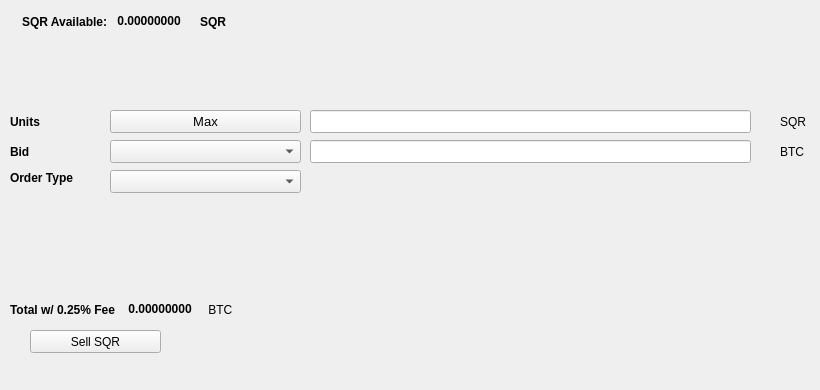
   <widget class="QWidget" name="SellTab">
    <attribute name="title">
     <string>Sell</string>
    </attribute>
    <widget class="QLabel" name="label_16">
     <property name="geometry">
      <rect>
       <x>780</x>
       <y>140</y>
       <width>31</width>
       <height>23</height>
      </rect>
     </property>
     <property name="text">
      <string>BTC</string>
     </property>
    </widget>
    <widget class="QComboBox" name="SellBidcomboBox">
     <property name="geometry">
      <rect>
       <x>110</x>
       <y>140</y>
       <width>191</width>
       <height>23</height>
      </rect>
     </property>
     <property name="font">
      <font>
       <pointsize>10</pointsize>
      </font>
     </property>
    </widget>
    <widget class="QLabel" name="label_18">
     <property name="geometry">
      <rect>
       <x>10</x>
       <y>110</y>
       <width>46</width>
       <height>23</height>
      </rect>
     </property>
     <property name="font">
      <font>
       <weight>75</weight>
       <bold>true</bold>
      </font>
     </property>
     <property name="text">
      <string>Units</string>
     </property>
    </widget>
    <widget class="QPushButton" name="Sell_Max_Amount">
     <property name="geometry">
      <rect>
       <x>110</x>
       <y>110</y>
       <width>191</width>
       <height>23</height>
      </rect>
     </property>
     <property name="font">
      <font>
       <pointsize>10</pointsize>
      </font>
     </property>
     <property name="text">
      <string>Max</string>
     </property>
    </widget>
    <widget class="QLabel" name="label_20">
     <property name="geometry">
      <rect>
       <x>10</x>
       <y>170</y>
       <width>91</width>
       <height>16</height>
      </rect>
     </property>
     <property name="font">
      <font>
       <weight>75</weight>
       <bold>true</bold>
      </font>
     </property>
     <property name="text">
      <string>Order Type</string>
     </property>
    </widget>
    <widget class="QComboBox" name="SellOrdertypeCombo">
     <property name="geometry">
      <rect>
       <x>110</x>
       <y>170</y>
       <width>191</width>
       <height>23</height>
      </rect>
     </property>
     <property name="font">
      <font>
       <pointsize>10</pointsize>
      </font>
     </property>
    </widget>
    <widget class="QLabel" name="label_21">
     <property name="geometry">
      <rect>
       <x>10</x>
       <y>140</y>
       <width>46</width>
       <height>23</height>
      </rect>
     </property>
     <property name="font">
      <font>
       <weight>75</weight>
       <bold>true</bold>
      </font>
     </property>
     <property name="text">
      <string>Bid</string>
     </property>
    </widget>
    <widget class="QLabel" name="label_22">
     <property name="geometry">
      <rect>
       <x>780</x>
       <y>110</y>
       <width>31</width>
       <height>23</height>
      </rect>
     </property>
     <property name="text">
      <string>SQR</string>
     </property>
    </widget>
    <widget class="QLineEdit" name="UnitsInputSQR">
     <property name="geometry">
      <rect>
       <x>310</x>
       <y>110</y>
       <width>441</width>
       <height>23</height>
      </rect>
     </property>
     <property name="font">
      <font>
       <pointsize>9</pointsize>
       <weight>75</weight>
       <bold>true</bold>
      </font>
     </property>
    </widget>
    <widget class="QLineEdit" name="SellBidPriceEdit">
     <property name="geometry">
      <rect>
       <x>310</x>
       <y>140</y>
       <width>441</width>
       <height>23</height>
      </rect>
     </property>
     <property name="font">
      <font>
       <pointsize>9</pointsize>
       <weight>75</weight>
       <bold>true</bold>
      </font>
     </property>
    </widget>
    <widget class="QPushButton" name="SellSQRBTN">
     <property name="geometry">
      <rect>
       <x>30</x>
       <y>330</y>
       <width>131</width>
       <height>23</height>
      </rect>
     </property>
     <property name="text">
      <string>Sell SQR</string>
     </property>
     <property name="icon">
      <iconset resource="../bitcoin.qrc">
       <normaloff>:/icons/bitcoin</normaloff>:/icons/bitcoin</iconset>
     </property>
    </widget>
    <widget class="QWidget" name="layoutWidget3">
     <property name="geometry">
      <rect>
       <x>22</x>
       <y>12</y>
       <width>258</width>
       <height>19</height>
      </rect>
     </property>
     <layout class="QHBoxLayout" name="horizontalLayout">
      <item>
       <widget class="QLabel" name="label232_2">
        <property name="font">
         <font>
          <weight>75</weight>
          <bold>true</bold>
         </font>
        </property>
        <property name="text">
         <string>SQR Available:</string>
        </property>
       </widget>
      </item>
      <item>
       <widget class="QLabel" name="SQRAvailableLabel">
        <property name="palette">
         <palette>
          <active>
           <colorrole role="WindowText">
            <brush brushstyle="SolidPattern">
             <color alpha="255">
              <red>0</red>
              <green>0</green>
              <blue>0</blue>
             </color>
            </brush>
           </colorrole>
           <colorrole role="Button">
            <brush brushstyle="SolidPattern">
             <color alpha="255">
              <red>0</red>
              <green>170</green>
              <blue>0</blue>
             </color>
            </brush>
           </colorrole>
           <colorrole role="Light">
            <brush brushstyle="SolidPattern">
             <color alpha="255">
              <red>0</red>
              <green>255</green>
              <blue>0</blue>
             </color>
            </brush>
           </colorrole>
           <colorrole role="Midlight">
            <brush brushstyle="SolidPattern">
             <color alpha="255">
              <red>0</red>
              <green>212</green>
              <blue>0</blue>
             </color>
            </brush>
           </colorrole>
           <colorrole role="Dark">
            <brush brushstyle="SolidPattern">
             <color alpha="255">
              <red>0</red>
              <green>85</green>
              <blue>0</blue>
             </color>
            </brush>
           </colorrole>
           <colorrole role="Mid">
            <brush brushstyle="SolidPattern">
             <color alpha="255">
              <red>0</red>
              <green>113</green>
              <blue>0</blue>
             </color>
            </brush>
           </colorrole>
           <colorrole role="Text">
            <brush brushstyle="SolidPattern">
             <color alpha="255">
              <red>0</red>
              <green>170</green>
              <blue>0</blue>
             </color>
            </brush>
           </colorrole>
           <colorrole role="BrightText">
            <brush brushstyle="SolidPattern">
             <color alpha="255">
              <red>255</red>
              <green>255</green>
              <blue>255</blue>
             </color>
            </brush>
           </colorrole>
           <colorrole role="ButtonText">
            <brush brushstyle="SolidPattern">
             <color alpha="255">
              <red>0</red>
              <green>0</green>
              <blue>0</blue>
             </color>
            </brush>
           </colorrole>
           <colorrole role="Base">
            <brush brushstyle="SolidPattern">
             <color alpha="255">
              <red>255</red>
              <green>255</green>
              <blue>255</blue>
             </color>
            </brush>
           </colorrole>
           <colorrole role="Window">
            <brush brushstyle="SolidPattern">
             <color alpha="255">
              <red>0</red>
              <green>170</green>
              <blue>0</blue>
             </color>
            </brush>
           </colorrole>
           <colorrole role="Shadow">
            <brush brushstyle="SolidPattern">
             <color alpha="255">
              <red>0</red>
              <green>0</green>
              <blue>0</blue>
             </color>
            </brush>
           </colorrole>
           <colorrole role="AlternateBase">
            <brush brushstyle="SolidPattern">
             <color alpha="255">
              <red>127</red>
              <green>212</green>
              <blue>127</blue>
             </color>
            </brush>
           </colorrole>
           <colorrole role="ToolTipBase">
            <brush brushstyle="SolidPattern">
             <color alpha="255">
              <red>255</red>
              <green>255</green>
              <blue>220</blue>
             </color>
            </brush>
           </colorrole>
           <colorrole role="ToolTipText">
            <brush brushstyle="SolidPattern">
             <color alpha="255">
              <red>0</red>
              <green>0</green>
              <blue>0</blue>
             </color>
            </brush>
           </colorrole>
          </active>
          <inactive>
           <colorrole role="WindowText">
            <brush brushstyle="SolidPattern">
             <color alpha="255">
              <red>0</red>
              <green>0</green>
              <blue>0</blue>
             </color>
            </brush>
           </colorrole>
           <colorrole role="Button">
            <brush brushstyle="SolidPattern">
             <color alpha="255">
              <red>0</red>
              <green>170</green>
              <blue>0</blue>
             </color>
            </brush>
           </colorrole>
           <colorrole role="Light">
            <brush brushstyle="SolidPattern">
             <color alpha="255">
              <red>0</red>
              <green>255</green>
              <blue>0</blue>
             </color>
            </brush>
           </colorrole>
           <colorrole role="Midlight">
            <brush brushstyle="SolidPattern">
             <color alpha="255">
              <red>0</red>
              <green>212</green>
              <blue>0</blue>
             </color>
            </brush>
           </colorrole>
           <colorrole role="Dark">
            <brush brushstyle="SolidPattern">
             <color alpha="255">
              <red>0</red>
              <green>85</green>
              <blue>0</blue>
             </color>
            </brush>
           </colorrole>
           <colorrole role="Mid">
            <brush brushstyle="SolidPattern">
             <color alpha="255">
              <red>0</red>
              <green>113</green>
              <blue>0</blue>
             </color>
            </brush>
           </colorrole>
           <colorrole role="Text">
            <brush brushstyle="SolidPattern">
             <color alpha="255">
              <red>0</red>
              <green>170</green>
              <blue>0</blue>
             </color>
            </brush>
           </colorrole>
           <colorrole role="BrightText">
            <brush brushstyle="SolidPattern">
             <color alpha="255">
              <red>255</red>
              <green>255</green>
              <blue>255</blue>
             </color>
            </brush>
           </colorrole>
           <colorrole role="ButtonText">
            <brush brushstyle="SolidPattern">
             <color alpha="255">
              <red>0</red>
              <green>0</green>
              <blue>0</blue>
             </color>
            </brush>
           </colorrole>
           <colorrole role="Base">
            <brush brushstyle="SolidPattern">
             <color alpha="255">
              <red>255</red>
              <green>255</green>
              <blue>255</blue>
             </color>
            </brush>
           </colorrole>
           <colorrole role="Window">
            <brush brushstyle="SolidPattern">
             <color alpha="255">
              <red>0</red>
              <green>170</green>
              <blue>0</blue>
             </color>
            </brush>
           </colorrole>
           <colorrole role="Shadow">
            <brush brushstyle="SolidPattern">
             <color alpha="255">
              <red>0</red>
              <green>0</green>
              <blue>0</blue>
             </color>
            </brush>
           </colorrole>
           <colorrole role="AlternateBase">
            <brush brushstyle="SolidPattern">
             <color alpha="255">
              <red>127</red>
              <green>212</green>
              <blue>127</blue>
             </color>
            </brush>
           </colorrole>
           <colorrole role="ToolTipBase">
            <brush brushstyle="SolidPattern">
             <color alpha="255">
              <red>255</red>
              <green>255</green>
              <blue>220</blue>
             </color>
            </brush>
           </colorrole>
           <colorrole role="ToolTipText">
            <brush brushstyle="SolidPattern">
             <color alpha="255">
              <red>0</red>
              <green>0</green>
              <blue>0</blue>
             </color>
            </brush>
           </colorrole>
          </inactive>
          <disabled>
           <colorrole role="WindowText">
            <brush brushstyle="SolidPattern">
             <color alpha="255">
              <red>0</red>
              <green>85</green>
              <blue>0</blue>
             </color>
            </brush>
           </colorrole>
           <colorrole role="Button">
            <brush brushstyle="SolidPattern">
             <color alpha="255">
              <red>0</red>
              <green>170</green>
              <blue>0</blue>
             </color>
            </brush>
           </colorrole>
           <colorrole role="Light">
            <brush brushstyle="SolidPattern">
             <color alpha="255">
              <red>0</red>
              <green>255</green>
              <blue>0</blue>
             </color>
            </brush>
           </colorrole>
           <colorrole role="Midlight">
            <brush brushstyle="SolidPattern">
             <color alpha="255">
              <red>0</red>
              <green>212</green>
              <blue>0</blue>
             </color>
            </brush>
           </colorrole>
           <colorrole role="Dark">
            <brush brushstyle="SolidPattern">
             <color alpha="255">
              <red>0</red>
              <green>85</green>
              <blue>0</blue>
             </color>
            </brush>
           </colorrole>
           <colorrole role="Mid">
            <brush brushstyle="SolidPattern">
             <color alpha="255">
              <red>0</red>
              <green>113</green>
              <blue>0</blue>
             </color>
            </brush>
           </colorrole>
           <colorrole role="Text">
            <brush brushstyle="SolidPattern">
             <color alpha="255">
              <red>0</red>
              <green>85</green>
              <blue>0</blue>
             </color>
            </brush>
           </colorrole>
           <colorrole role="BrightText">
            <brush brushstyle="SolidPattern">
             <color alpha="255">
              <red>255</red>
              <green>255</green>
              <blue>255</blue>
             </color>
            </brush>
           </colorrole>
           <colorrole role="ButtonText">
            <brush brushstyle="SolidPattern">
             <color alpha="255">
              <red>0</red>
              <green>85</green>
              <blue>0</blue>
             </color>
            </brush>
           </colorrole>
           <colorrole role="Base">
            <brush brushstyle="SolidPattern">
             <color alpha="255">
              <red>0</red>
              <green>170</green>
              <blue>0</blue>
             </color>
            </brush>
           </colorrole>
           <colorrole role="Window">
            <brush brushstyle="SolidPattern">
             <color alpha="255">
              <red>0</red>
              <green>170</green>
              <blue>0</blue>
             </color>
            </brush>
           </colorrole>
           <colorrole role="Shadow">
            <brush brushstyle="SolidPattern">
             <color alpha="255">
              <red>0</red>
              <green>0</green>
              <blue>0</blue>
             </color>
            </brush>
           </colorrole>
           <colorrole role="AlternateBase">
            <brush brushstyle="SolidPattern">
             <color alpha="255">
              <red>0</red>
              <green>170</green>
              <blue>0</blue>
             </color>
            </brush>
           </colorrole>
           <colorrole role="ToolTipBase">
            <brush brushstyle="SolidPattern">
             <color alpha="255">
              <red>255</red>
              <green>255</green>
              <blue>220</blue>
             </color>
            </brush>
           </colorrole>
           <colorrole role="ToolTipText">
            <brush brushstyle="SolidPattern">
             <color alpha="255">
              <red>0</red>
              <green>0</green>
              <blue>0</blue>
             </color>
            </brush>
           </colorrole>
          </disabled>
         </palette>
        </property>
        <property name="font">
         <font>
          <weight>75</weight>
          <bold>true</bold>
         </font>
        </property>
        <property name="text">
         <string> 0.00000000 </string>
        </property>
        <property name="textInteractionFlags">
         <set>Qt::LinksAccessibleByMouse|Qt::TextSelectableByKeyboard|Qt::TextSelectableByMouse</set>
        </property>
       </widget>
      </item>
      <item>
       <widget class="QLabel" name="labelSQR">
        <property name="font">
         <font>
          <weight>75</weight>
          <bold>true</bold>
         </font>
        </property>
        <property name="text">
         <string>SQR</string>
        </property>
       </widget>
      </item>
     </layout>
    </widget>
    <widget class="QWidget" name="layoutWidget">
     <property name="geometry">
      <rect>
       <x>10</x>
       <y>300</y>
       <width>268</width>
       <height>19</height>
      </rect>
     </property>
     <layout class="QHBoxLayout" name="horizontalLayout_2">
      <item>
       <widget class="QLabel" name="label_19">
        <property name="font">
         <font>
          <weight>75</weight>
          <bold>true</bold>
         </font>
        </property>
        <property name="text">
         <string>Total w/ 0.25% Fee </string>
        </property>
       </widget>
      </item>
      <item>
       <widget class="QLabel" name="SellCostLabel">
        <property name="palette">
         <palette>
          <active>
           <colorrole role="WindowText">
            <brush brushstyle="SolidPattern">
             <color alpha="255">
              <red>0</red>
              <green>0</green>
              <blue>0</blue>
             </color>
            </brush>
           </colorrole>
           <colorrole role="Button">
            <brush brushstyle="SolidPattern">
             <color alpha="255">
              <red>0</red>
              <green>170</green>
              <blue>0</blue>
             </color>
            </brush>
           </colorrole>
           <colorrole role="Light">
            <brush brushstyle="SolidPattern">
             <color alpha="255">
              <red>0</red>
              <green>255</green>
              <blue>0</blue>
             </color>
            </brush>
           </colorrole>
           <colorrole role="Midlight">
            <brush brushstyle="SolidPattern">
             <color alpha="255">
              <red>0</red>
              <green>212</green>
              <blue>0</blue>
             </color>
            </brush>
           </colorrole>
           <colorrole role="Dark">
            <brush brushstyle="SolidPattern">
             <color alpha="255">
              <red>0</red>
              <green>85</green>
              <blue>0</blue>
             </color>
            </brush>
           </colorrole>
           <colorrole role="Mid">
            <brush brushstyle="SolidPattern">
             <color alpha="255">
              <red>0</red>
              <green>113</green>
              <blue>0</blue>
             </color>
            </brush>
           </colorrole>
           <colorrole role="Text">
            <brush brushstyle="SolidPattern">
             <color alpha="255">
              <red>0</red>
              <green>170</green>
              <blue>0</blue>
             </color>
            </brush>
           </colorrole>
           <colorrole role="BrightText">
            <brush brushstyle="SolidPattern">
             <color alpha="255">
              <red>255</red>
              <green>255</green>
              <blue>255</blue>
             </color>
            </brush>
           </colorrole>
           <colorrole role="ButtonText">
            <brush brushstyle="SolidPattern">
             <color alpha="255">
              <red>0</red>
              <green>0</green>
              <blue>0</blue>
             </color>
            </brush>
           </colorrole>
           <colorrole role="Base">
            <brush brushstyle="SolidPattern">
             <color alpha="255">
              <red>255</red>
              <green>255</green>
              <blue>255</blue>
             </color>
            </brush>
           </colorrole>
           <colorrole role="Window">
            <brush brushstyle="SolidPattern">
             <color alpha="255">
              <red>0</red>
              <green>170</green>
              <blue>0</blue>
             </color>
            </brush>
           </colorrole>
           <colorrole role="Shadow">
            <brush brushstyle="SolidPattern">
             <color alpha="255">
              <red>0</red>
              <green>0</green>
              <blue>0</blue>
             </color>
            </brush>
           </colorrole>
           <colorrole role="AlternateBase">
            <brush brushstyle="SolidPattern">
             <color alpha="255">
              <red>127</red>
              <green>212</green>
              <blue>127</blue>
             </color>
            </brush>
           </colorrole>
           <colorrole role="ToolTipBase">
            <brush brushstyle="SolidPattern">
             <color alpha="255">
              <red>255</red>
              <green>255</green>
              <blue>220</blue>
             </color>
            </brush>
           </colorrole>
           <colorrole role="ToolTipText">
            <brush brushstyle="SolidPattern">
             <color alpha="255">
              <red>0</red>
              <green>0</green>
              <blue>0</blue>
             </color>
            </brush>
           </colorrole>
          </active>
          <inactive>
           <colorrole role="WindowText">
            <brush brushstyle="SolidPattern">
             <color alpha="255">
              <red>0</red>
              <green>0</green>
              <blue>0</blue>
             </color>
            </brush>
           </colorrole>
           <colorrole role="Button">
            <brush brushstyle="SolidPattern">
             <color alpha="255">
              <red>0</red>
              <green>170</green>
              <blue>0</blue>
             </color>
            </brush>
           </colorrole>
           <colorrole role="Light">
            <brush brushstyle="SolidPattern">
             <color alpha="255">
              <red>0</red>
              <green>255</green>
              <blue>0</blue>
             </color>
            </brush>
           </colorrole>
           <colorrole role="Midlight">
            <brush brushstyle="SolidPattern">
             <color alpha="255">
              <red>0</red>
              <green>212</green>
              <blue>0</blue>
             </color>
            </brush>
           </colorrole>
           <colorrole role="Dark">
            <brush brushstyle="SolidPattern">
             <color alpha="255">
              <red>0</red>
              <green>85</green>
              <blue>0</blue>
             </color>
            </brush>
           </colorrole>
           <colorrole role="Mid">
            <brush brushstyle="SolidPattern">
             <color alpha="255">
              <red>0</red>
              <green>113</green>
              <blue>0</blue>
             </color>
            </brush>
           </colorrole>
           <colorrole role="Text">
            <brush brushstyle="SolidPattern">
             <color alpha="255">
              <red>0</red>
              <green>170</green>
              <blue>0</blue>
             </color>
            </brush>
           </colorrole>
           <colorrole role="BrightText">
            <brush brushstyle="SolidPattern">
             <color alpha="255">
              <red>255</red>
              <green>255</green>
              <blue>255</blue>
             </color>
            </brush>
           </colorrole>
           <colorrole role="ButtonText">
            <brush brushstyle="SolidPattern">
             <color alpha="255">
              <red>0</red>
              <green>0</green>
              <blue>0</blue>
             </color>
            </brush>
           </colorrole>
           <colorrole role="Base">
            <brush brushstyle="SolidPattern">
             <color alpha="255">
              <red>255</red>
              <green>255</green>
              <blue>255</blue>
             </color>
            </brush>
           </colorrole>
           <colorrole role="Window">
            <brush brushstyle="SolidPattern">
             <color alpha="255">
              <red>0</red>
              <green>170</green>
              <blue>0</blue>
             </color>
            </brush>
           </colorrole>
           <colorrole role="Shadow">
            <brush brushstyle="SolidPattern">
             <color alpha="255">
              <red>0</red>
              <green>0</green>
              <blue>0</blue>
             </color>
            </brush>
           </colorrole>
           <colorrole role="AlternateBase">
            <brush brushstyle="SolidPattern">
             <color alpha="255">
              <red>127</red>
              <green>212</green>
              <blue>127</blue>
             </color>
            </brush>
           </colorrole>
           <colorrole role="ToolTipBase">
            <brush brushstyle="SolidPattern">
             <color alpha="255">
              <red>255</red>
              <green>255</green>
              <blue>220</blue>
             </color>
            </brush>
           </colorrole>
           <colorrole role="ToolTipText">
            <brush brushstyle="SolidPattern">
             <color alpha="255">
              <red>0</red>
              <green>0</green>
              <blue>0</blue>
             </color>
            </brush>
           </colorrole>
          </inactive>
          <disabled>
           <colorrole role="WindowText">
            <brush brushstyle="SolidPattern">
             <color alpha="255">
              <red>0</red>
              <green>85</green>
              <blue>0</blue>
             </color>
            </brush>
           </colorrole>
           <colorrole role="Button">
            <brush brushstyle="SolidPattern">
             <color alpha="255">
              <red>0</red>
              <green>170</green>
              <blue>0</blue>
             </color>
            </brush>
           </colorrole>
           <colorrole role="Light">
            <brush brushstyle="SolidPattern">
             <color alpha="255">
              <red>0</red>
              <green>255</green>
              <blue>0</blue>
             </color>
            </brush>
           </colorrole>
           <colorrole role="Midlight">
            <brush brushstyle="SolidPattern">
             <color alpha="255">
              <red>0</red>
              <green>212</green>
              <blue>0</blue>
             </color>
            </brush>
           </colorrole>
           <colorrole role="Dark">
            <brush brushstyle="SolidPattern">
             <color alpha="255">
              <red>0</red>
              <green>85</green>
              <blue>0</blue>
             </color>
            </brush>
           </colorrole>
           <colorrole role="Mid">
            <brush brushstyle="SolidPattern">
             <color alpha="255">
              <red>0</red>
              <green>113</green>
              <blue>0</blue>
             </color>
            </brush>
           </colorrole>
           <colorrole role="Text">
            <brush brushstyle="SolidPattern">
             <color alpha="255">
              <red>0</red>
              <green>85</green>
              <blue>0</blue>
             </color>
            </brush>
           </colorrole>
           <colorrole role="BrightText">
            <brush brushstyle="SolidPattern">
             <color alpha="255">
              <red>255</red>
              <green>255</green>
              <blue>255</blue>
             </color>
            </brush>
           </colorrole>
           <colorrole role="ButtonText">
            <brush brushstyle="SolidPattern">
             <color alpha="255">
              <red>0</red>
              <green>85</green>
              <blue>0</blue>
             </color>
            </brush>
           </colorrole>
           <colorrole role="Base">
            <brush brushstyle="SolidPattern">
             <color alpha="255">
              <red>0</red>
              <green>170</green>
              <blue>0</blue>
             </color>
            </brush>
           </colorrole>
           <colorrole role="Window">
            <brush brushstyle="SolidPattern">
             <color alpha="255">
              <red>0</red>
              <green>170</green>
              <blue>0</blue>
             </color>
            </brush>
           </colorrole>
           <colorrole role="Shadow">
            <brush brushstyle="SolidPattern">
             <color alpha="255">
              <red>0</red>
              <green>0</green>
              <blue>0</blue>
             </color>
            </brush>
           </colorrole>
           <colorrole role="AlternateBase">
            <brush brushstyle="SolidPattern">
             <color alpha="255">
              <red>0</red>
              <green>170</green>
              <blue>0</blue>
             </color>
            </brush>
           </colorrole>
           <colorrole role="ToolTipBase">
            <brush brushstyle="SolidPattern">
             <color alpha="255">
              <red>255</red>
              <green>255</green>
              <blue>220</blue>
             </color>
            </brush>
           </colorrole>
           <colorrole role="ToolTipText">
            <brush brushstyle="SolidPattern">
             <color alpha="255">
              <red>0</red>
              <green>0</green>
              <blue>0</blue>
             </color>
            </brush>
           </colorrole>
          </disabled>
         </palette>
        </property>
        <property name="font">
         <font>
          <weight>75</weight>
          <bold>true</bold>
         </font>
        </property>
        <property name="autoFillBackground">
         <bool>false</bool>
        </property>
        <property name="text">
         <string> 0.00000000</string>
        </property>
        <property name="textInteractionFlags">
         <set>Qt::LinksAccessibleByMouse|Qt::TextSelectableByMouse</set>
        </property>
       </widget>
      </item>
      <item>
       <widget class="QLabel" name="label_17">
        <property name="font">
         <font>
          <weight>50</weight>
          <bold>false</bold>
         </font>
        </property>
        <property name="text">
         <string> BTC</string>
        </property>
       </widget>
      </item>
     </layout>
    </widget>
    <widget class="QLabel" name="label_23">
     <property name="geometry">
      <rect>
       <x>460</x>
       <y>300</y>
       <width>281</width>
       <height>81</height>
      </rect>
     </property>
     <property name="text">
      <string/>
     </property>
     <property name="pixmap">
      <pixmap>:/images/bittrex</pixmap>
     </property>
    </widget>
   </widget>
